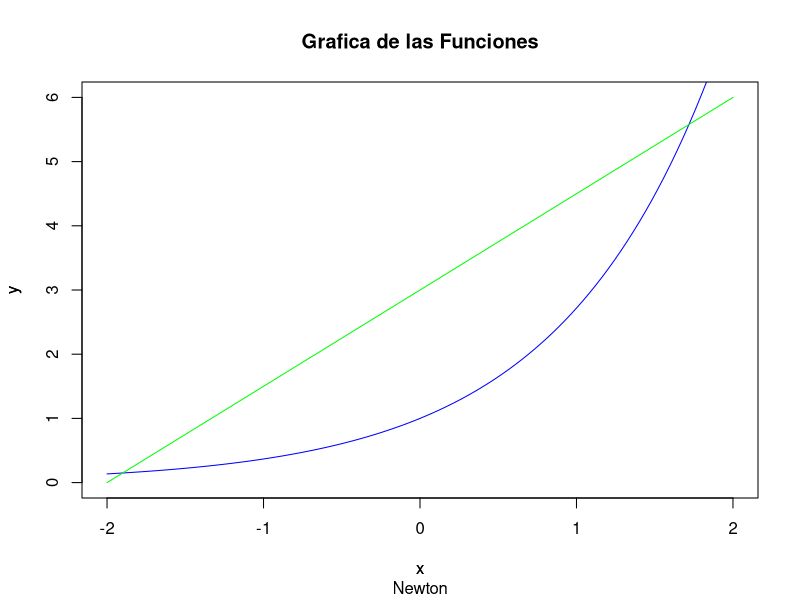
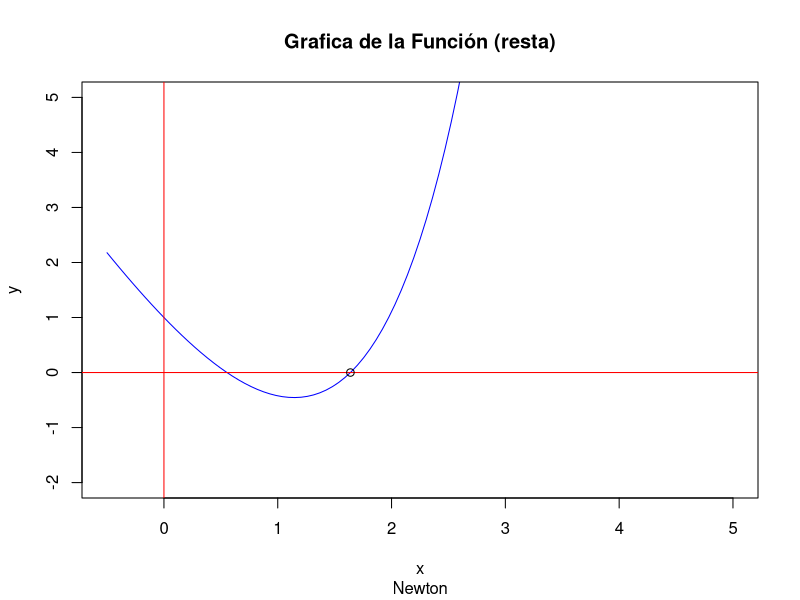
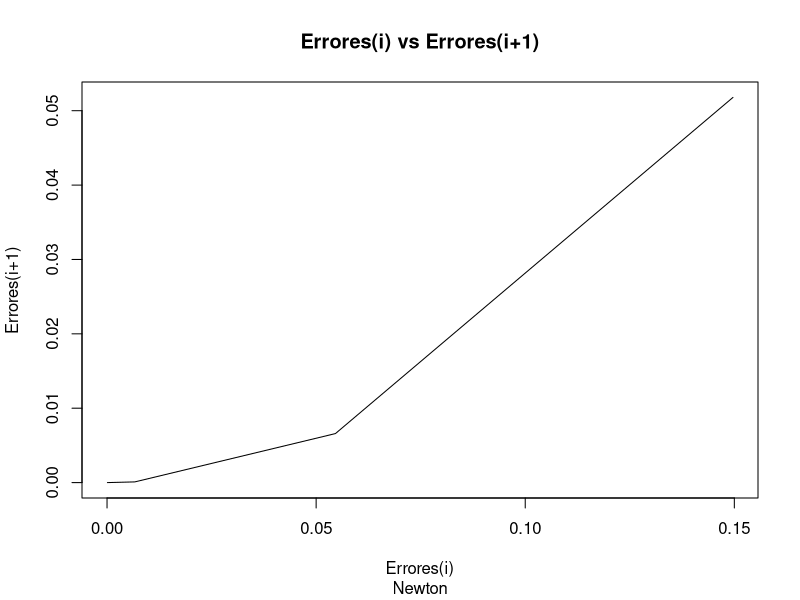
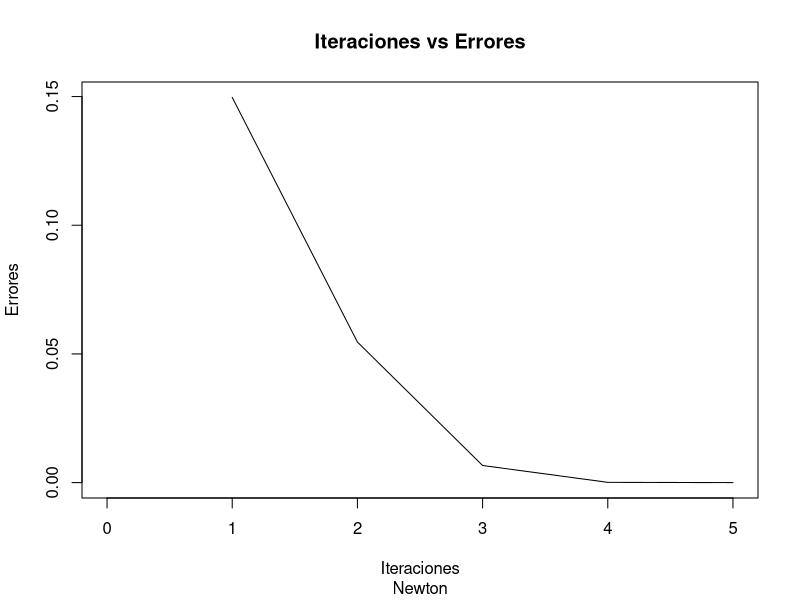
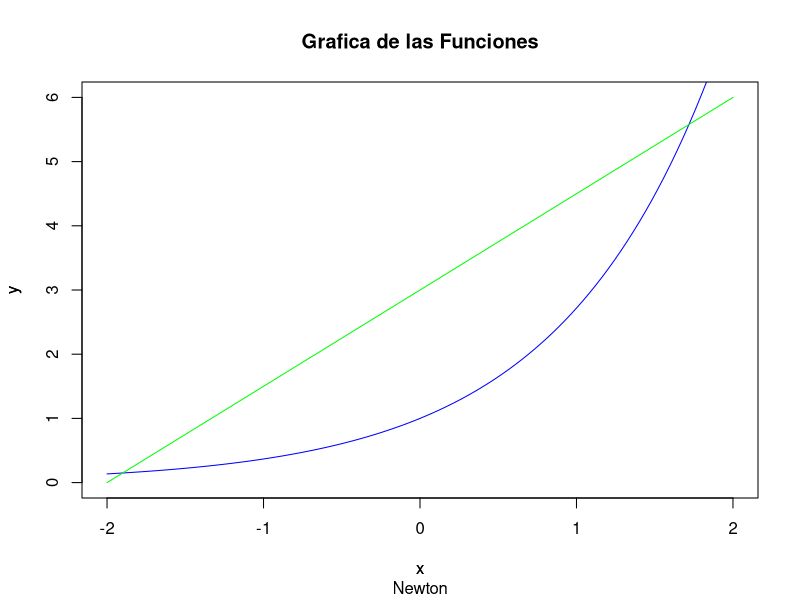
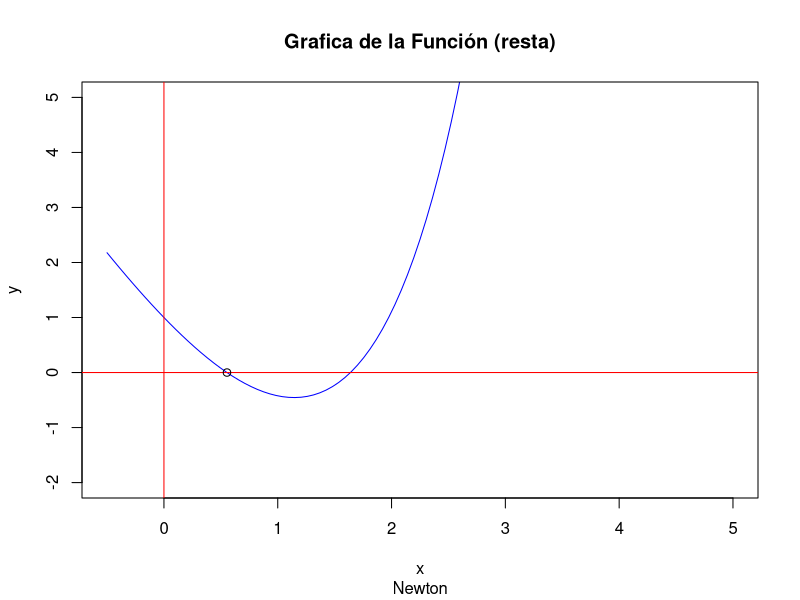
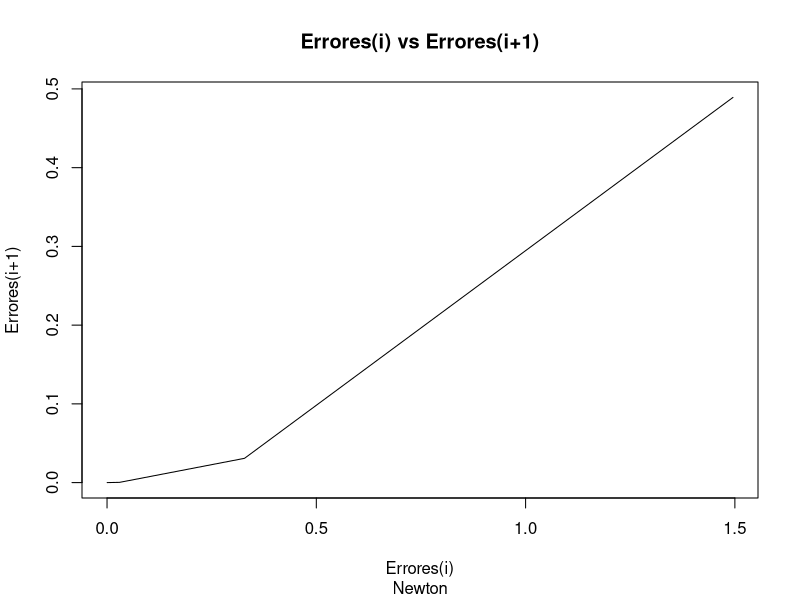
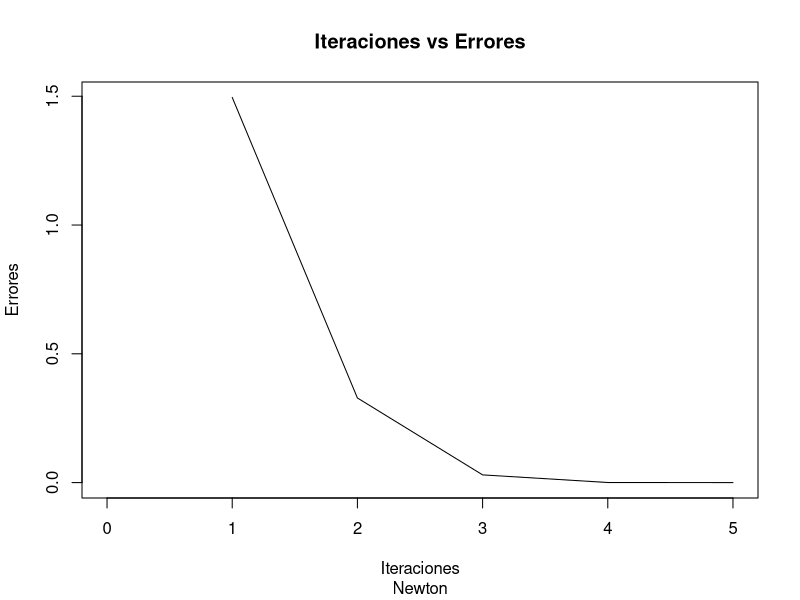

These figures' R source, in order:
#-------------------------------------------------------------------------------
#                           Ejercicios raiz con metodos
#-------------------------------------------------------------------------------

fe<-function(x)
{
  signif(exp(1), 5)^x
}

fpi<-function(x)
{
  signif(pi,5)*x
}

f1<-function(x)
{
  signif(exp(1), 5)^x-signif(pi,5)*x
}

f1p<-function(x)
{
  signif(exp(1), 5)^x-signif(pi,5)
}

#-------------------------------------
#               Newton
#-------------------------------------

newton = function(f, fp, x0, tol, maxiter)
{
  plot(fe, xlim = c(-2,2), ylim = c(0,6), col = "blue", main = "Grafica de las Funciones", sub = "Newton", xlab = "x", ylab = "y")
  par(new=TRUE)
  curve(fpi, type = "l", col="green", axes=FALSE, ylab = "y")
  par(new=FALSE)
  
  plot(f, xlim = c(-0.5,5), ylim = c(-2,5), col = "blue", main = "Grafica de la Función (resta)", sub = "Newton", xlab = "x", ylab = "y")
  abline(h=0, v=0, col="red")
  
  x<-c()
  y<-c()
  
  k = 0
  dx = 0
  # Imprimir estado
  cat("---------------------------------------------------------------------------\n")
  cat(formatC( c("x_k"," f(x_k)","Error est."), width = -20, format = "f", flag = " "), "\n")
  cat("---------------------------------------------------------------------------\n")
  repeat{
    correccion = f(x0)/fp(x0)
    x1 = x0 - correccion
    dy = dx
    dx = abs(x1-x0)
    
    if(k>=1)
    {
      x<-c(x,dy/x0)
      y<-c(y, dx/x0)
      
    }
    
    
    
    # Imprimir iteraciones
    cat(formatC( c(x1 ,f(x1), dx/x1), digits=15, width = -15, format = "f", flag = " "), "\n")
    k = k+1
    # until
    if(dx <= tol || k > maxiter )
    {
      break;
    } 
    x0 = x1
  }
  cat("---------------------------------------------------------------------------\n")
  if(k > maxiter){
    cat("Se alcanz? el m?ximo n?mero de iteraciones.\n")
    cat("k = ", k, "Estado: x = ", x1, "Error estimado <= ", y[k-1])
  } else {
    cat("k = ", k, " x = ", x1, " f(x) = ", f(x1), " Error estimado <= ", y[k-1]) }
  
  points(x1,0)
  
  plot(f, xlim = c(0,x[1]), ylim = c(0,y[1]), col = "white", main = "Errores(i) vs Errores(i+1)", sub = "Newton", xlab = "Errores(i)", ylab = "Errores(i+1)")
  lines(x, y, type = "l")
  
  x<-c(x,y[k-1])
  iteraciones<-c(1:k)
  plot(f, xlim = c(0,iteraciones[k]), ylim = c(0,x[1]), col = "white", main = "Iteraciones vs Errores", sub = "Newton", xlab = "Iteraciones", ylab = "Errores")
  lines(iteraciones, x, type = "l")
}

newton(f1, f1p, 2, 1e-5, 100)

newton(f1, f1p, 0.9, 1e-5, 100)
